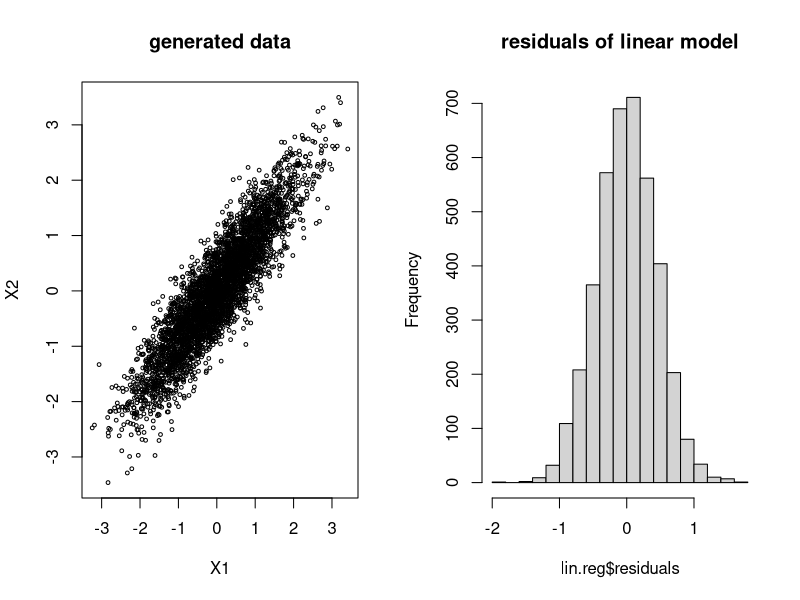

Recreate this plot in R.
m = 5000
burn = 1000

x = matrix(0, m, 2)

rho = 0.9
mu1 = 0
mu2 = 0
sigma1 = 1
sigma2 = 1
s1 = sqrt(1-rho^2)*sigma1
s2 = sqrt(1-rho^2)*sigma2

mean12 = function (x2) mu1 + rho*sigma1/sigma2*(x2 - mu2)
mean21 = function (x1) mu2 + rho*sigma2/sigma1*(x1 - mu1)

x[1,] = c(mu1, mu2)

for (i in 2:m) {
  xt = x[i-1,]
  xt[1] = rnorm(1, mean12(xt[2]), s1)
  xt[2] = rnorm(1, mean21(xt[1]), s2)
  x[i,] = xt
}

x = x[(burn+1):m,]

x = data.frame(x)
lin.reg = lm(X1 ~ X2, data = x)

par(mfrow=c(1,2))
plot(x, cex = 0.5, main = "generated data")
hist(lin.reg$residuals, main = "residuals of linear model")
par(mfrow=c(1,1))